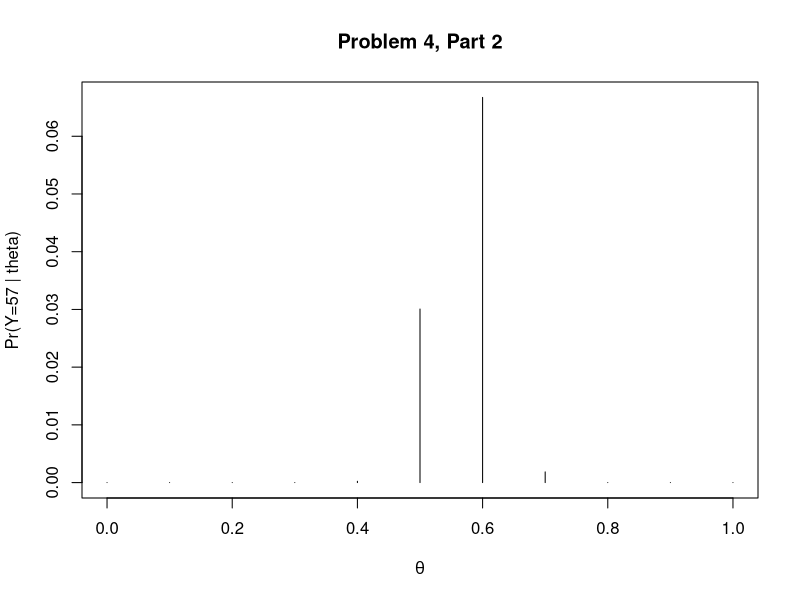
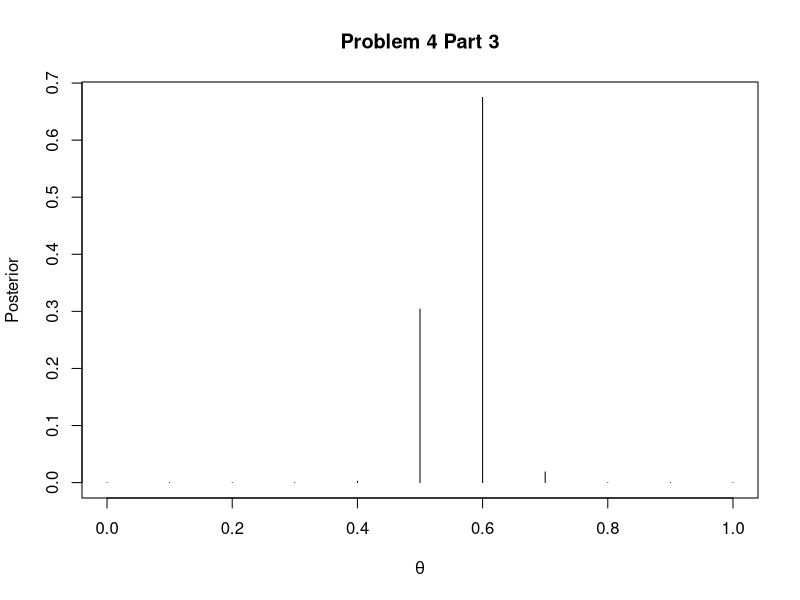
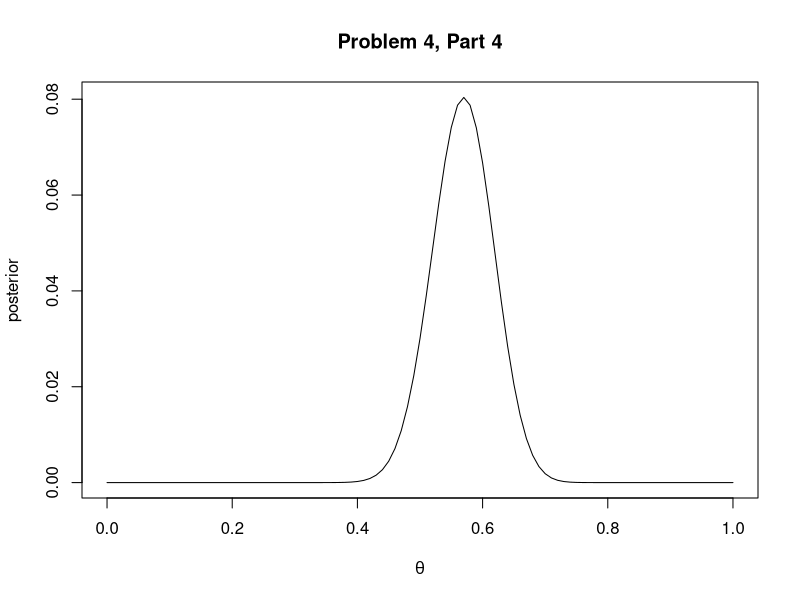
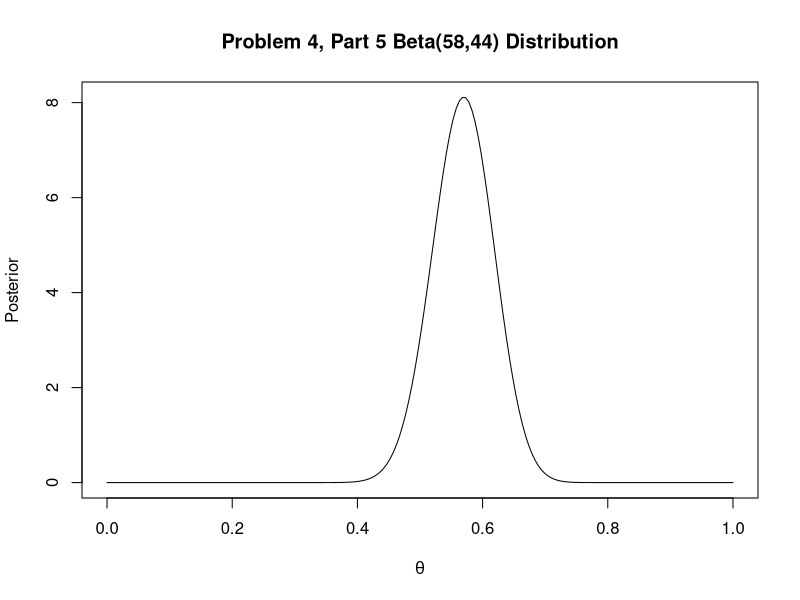
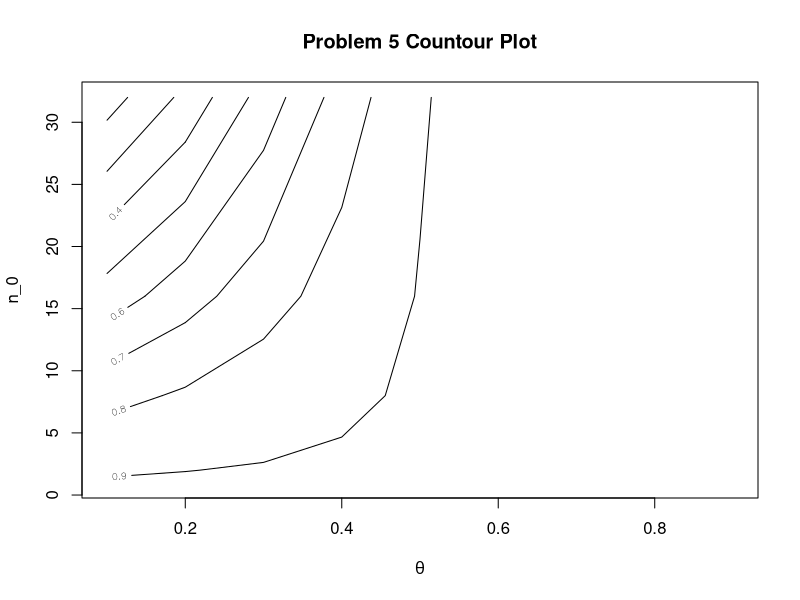

These figures' R source, in order:
#Problem 4
#Part 2

theta<-c(0.0, 0.1, 0.2, 0.3, 0.4, 0.5, 0.6, 0.7, 0.8, 0.9, 1.0)
Y<-rep(1,11)
for(i in 1:11)
  Y[i]<-choose(100,57)*(theta[i]^57)*(1-theta[i])^43
print(Y)

plot(theta, Y, type = "h", main = "Problem 4, Part 2", xlab = expression(paste(theta)), 
     ylab="Pr(Y=57 | theta)")

#Part 3

x<-rep(1,11)
x1<-rep(1,11)
for(i in 1:11)
  x[i]<-(choose(100,57)*(theta[i]^57)*(1-theta[i])^43)*(1/11)
NormConstant<-1/(sum(x))
x1<-x*NormConstant
print(x1)

plot(theta, x1, type = "h", main = "Problem 4 Part 3", xlab = expression(paste(theta)),
     ylab = "Posterior")

#Part 4
f<-curve(choose(100,57)*x^57*((1-x)^43), from = 0, to = 1, main = "Problem 4, Part 4", 
         xlab = expression(paste(theta)), ylab = "posterior")

#Part 5
v<-seq(0, 1, length = 200)
z<-dbeta(v, 58, 44)
plot(v, z, type = "l", main = "Problem 4, Part 5 Beta(58,44) Distribution",
     xlab = expression(paste(theta)), ylab = "Posterior")


#Problem 5
theta_0<-c(0.1, 0.2, 0.3, 0.4, 0.5, 0.6, 0.7, 0.8, 0.9) 
n_0<-c(1,2,8,16,32)

a<-matrix(0L, nrow =length(theta_0), ncol =length(n_0)) 
b<-matrix(0L, nrow =length(theta_0), ncol =length(n_0)) 
for (i in 1:length(theta_0)) 
{for (j in 1:length(n_0)) 
{a[i,j]=theta_0[i]*n_0[j] 
b[i,j]=(1-theta_0[i])*n_0[j] 
} 
}
Pr<-matrix(0L, nrow =length(theta_0), ncol =length(n_0)) 
for (i in 1:length(theta_0))
{for (j in 1:length(n_0))
{ 
  f <- function(x) 
  {choose(100,57)*(x^57)*((1- x)^43)*(gamma(a[i,j]+b[i,j])/
                      (gamma(a[i,j])*gamma(b[i,j])))*(x^(a[ i,j]-1))*(1-x)^(b[i,j]-1)} 
  bot<-integrate(f,0, 1, rel.tol=1e-10)$value 
  top<-integrate(f,0.5, 1, rel.tol=1e-10)$value 
  Pr[i,j]<-top/bot
  
} 
}
contour(theta_0, n_0, Pr,main = "Problem 5 Countour Plot", xlab=expression(paste(theta)), 
        ylab='n_0')